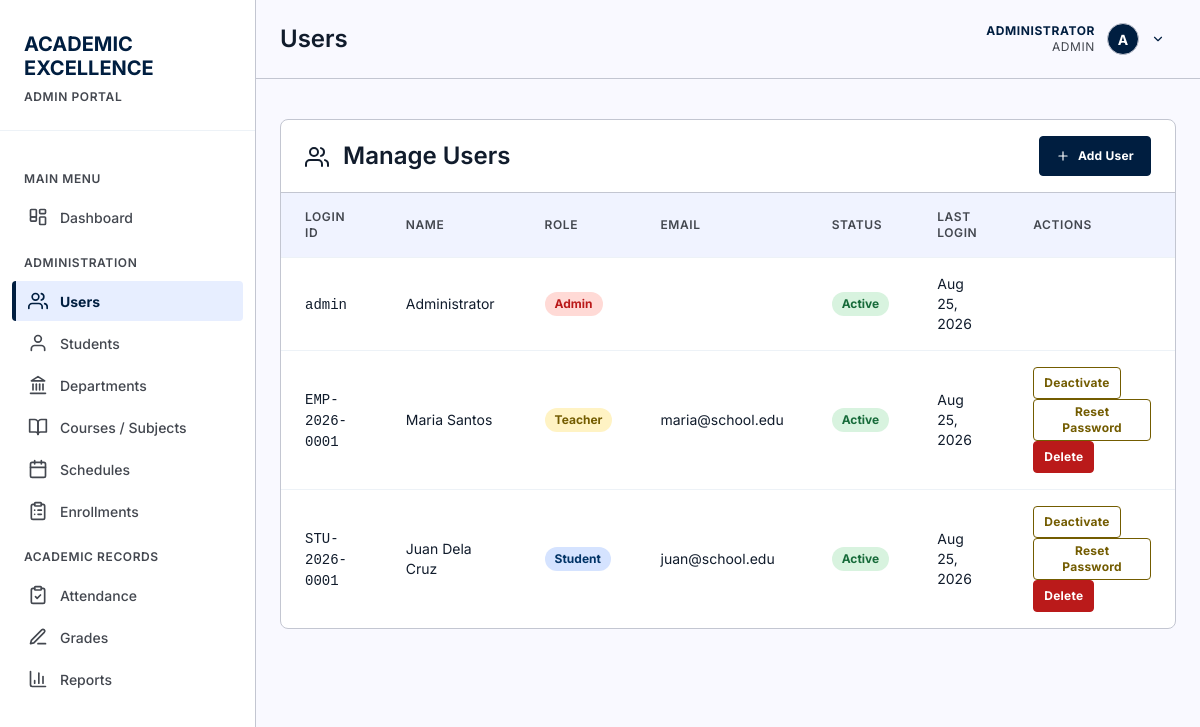
The app's page /pages/users.php (signed in), older data.
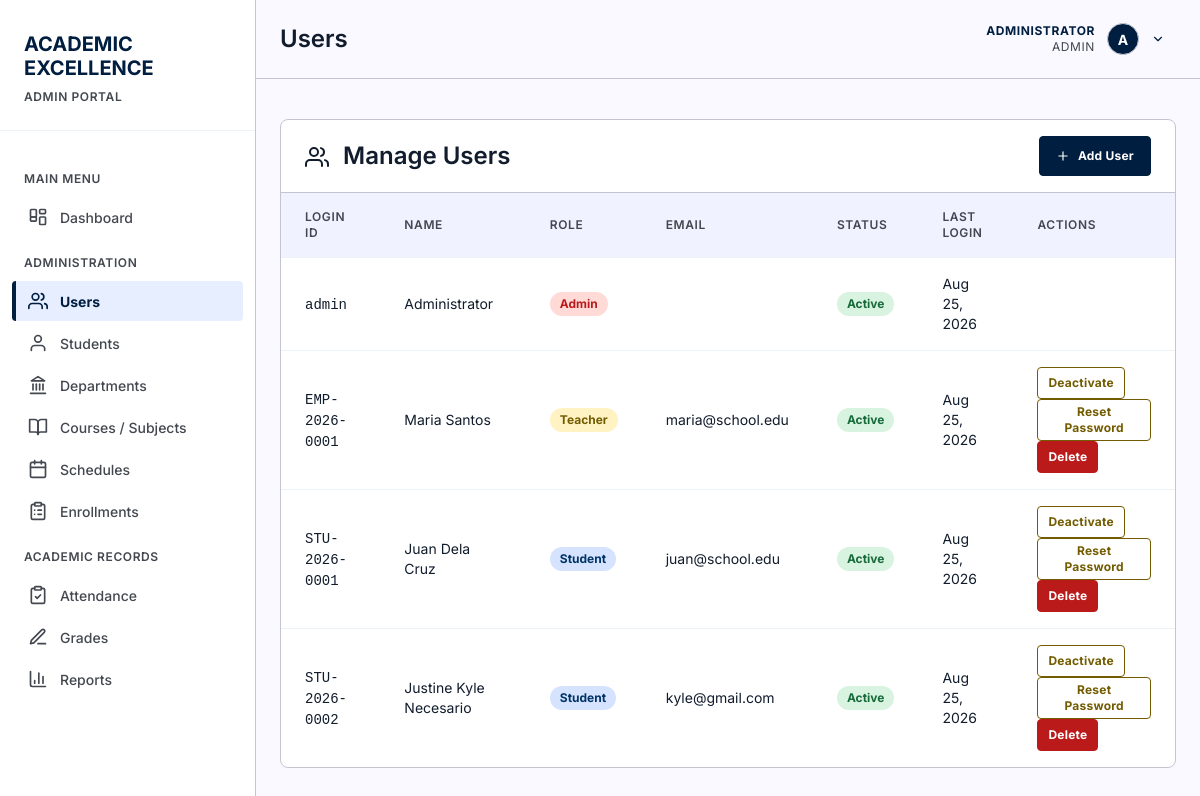
The same page, newer data.
### tables this page shows
CREATE TABLE "users" (
                    id INTEGER PRIMARY KEY AUTOINCREMENT,
                    username TEXT NOT NULL UNIQUE,
                    password TEXT NOT NULL,
                    full_name TEXT NOT NULL,
                    email TEXT UNIQUE,
                    role TEXT NOT NULL DEFAULT 'student' CHECK(role IN ('admin', 'instructor', 'student')),
                    is_active INTEGER NOT NULL DEFAULT 1 CHECK(is_active IN (0, 1)),
                    last_login_at DATETIME,
                    created_at DATETIME NOT NULL DEFAULT CURRENT_TIMESTAMP,
                    updated_at DATETIME NOT NULL DEFAULT CURRENT_TIMESTAMP
                );

### includes/auth.php (called while the page is built, shortened)
<?php
function currentUser() {
    static $user = false;
    if ($user === false) {
        $db = getDB();
        $stmt = $db->prepare("SELECT * FROM users WHERE id = :id AND is_active = 1");
        $stmt->execute([':id' => (int) $_SESSION['user_id']]);
        $user = $stmt->fetch() ?: null;
    }
    return $user;
}
function isLoggedIn() {
    return currentUser() !== null;
}
function requireLogin() {
    if (!isLoggedIn()) {
        header('Location: ' . baseUrl() . 'login.php');
        exit();
    }
}
function requireRole(...$roles) {
    requireLogin();
    $user = currentUser();
}
function roleLabel($role) {
    return [
        'admin'      => 'Admin',
        'instructor' => 'Teacher',
        'student'    => 'Student'
    ][$role] ?? ucfirst((string) $role);
}

### includes/functions.php (called while the page is built, shortened)
<?php
require_once __DIR__ . '/auth.php';
require_once __DIR__ . '/icons.php';
function formatDate($date) {
    return date('M d, Y', strtotime($date));
}

### pages/users.php (the view, shortened to what this page needs)
<?php
require_once '../includes/functions.php';
requireRole('admin');
$db = getDB();
$usersStmt = $db->query("
    SELECT u.*,
           COALESCE(s.student_id, i.employee_id, u.username) AS login_id,
           COALESCE(s.first_name || ' ' || s.last_name, i.first_name || ' ' || i.last_name, u.full_name) AS display_name
    FROM users u
    LEFT JOIN students s ON s.user_id = u.id
    LEFT JOIN instructors i ON i.user_id = u.id
    ORDER BY u.role, display_name
");
$allUsers = $usersStmt->fetchAll();
$pageTitle = 'Users';
include '../includes/header.php';
?>
<main>
    <div class="card">
        <div class="card-header" style="display: flex; justify-content: space-between; align-items: center;">
            <h2><?php echo icon('users', 24); ?> Manage Users</h2>
            <button class="btn btn-primary" onclick="document.getElementById('addUserModal').style.display='block'"><?php echo icon('plus', 14); ?> Add User</button>
        </div>
        <table>
            <thead>
                <tr>
                    <th>Login ID</th>
                    <th>Name</th>
                    <th>Role</th>
                    <th>Email</th>
                    <th>Status</th>
                    <th>Last Login</th>
                    <th>Actions</th>
                </tr>
            </thead>
            <tbody>
                <?php foreach ($allUsers as $u): ?>
                <tr>
                    <td data-label="Login ID"><code><?php echo htmlspecialchars($u['login_id']); ?></code></td>
                    <td data-label="Name"><?php echo htmlspecialchars($u['display_name']); ?></td>
                    <td data-label="Role">
                        <span class="grade-badge role-<?php echo $u['role']; ?>"><?php echo roleLabel($u['role']); ?></span>
                    </td>
                    <td data-label="Email"><?php echo htmlspecialchars($u['email'] ?? ''); ?></td>
                    <td data-label="Status">
                        <span class="attendance-badge status-<?php echo $u['is_active'] ? 'present' : 'absent'; ?>">
                            <?php echo $u['is_active'] ? 'Active' : 'Inactive'; ?>
                        </span>
                    </td>
                    <td data-label="Last Login"><?php echo $u['last_login_at'] ? formatDate($u['last_login_at']) : 'Never'; ?></td>
                    <td data-label="Actions">
                        <?php if ($u['role'] !== 'admin'): ?>
                        <form method="POST" style="display: inline;">
                            <button type="submit" class="btn btn-secondary btn-sm">
                                <?php echo $u['is_active'] ? 'Deactivate' : 'Activate'; ?>
                            </button>
                        </form>
                        <form method="POST" style="display: inline;">
                            <button type="submit" class="btn btn-secondary btn-sm">Reset Password</button>
                        </form>
                        <form method="POST" style="display: inline;" onsubmit="return confirm('Delete this user account?')">
                            <button type="submit" class="btn btn-danger btn-sm">Delete</button>
                        </form>
                        <?php endif; ?>
                    </td>
                </tr>
                <?php endforeach; ?>
            </tbody>
        </table>
    </div>
</main>
<?php include '../includes/footer.php'; ?>

### includes/header.php (shortened to what this page needs)
<?php
require_once __DIR__ . '/functions.php';
$currentPage = basename($_SERVER['PHP_SELF'], '.php');
$assetPrefix = $currentPage === 'index' ? '' : '../';
$user = currentUser();
$role = $user['role'];
$fullName = $user['full_name'];
$roleLabel = roleLabel($role);
$avatarLetter = strtoupper(substr($fullName, 0, 1));
?>
<!DOCTYPE html>
<html lang="en">
<head>
    <link rel="stylesheet" href="<?php echo $assetPrefix; ?>assets/css/style.css">
</head>
<body>
    <aside class="sidebar">
        <div class="sidebar-header">
            <h1>
                <span class="red">ACADEMIC</span><br>
                <span class="white">EXCELLENCE</span>
            </h1>
            <span class="portal-label"><?php echo strtoupper($roleLabel); ?> PORTAL</span>
        </div>
        <nav class="sidebar-menu">
            <div class="menu-category">Main Menu</div>
            <a href="<?php echo $assetPrefix; ?>index.php" class="menu-item <?php echo $currentPage === 'index' ? 'active' : ''; ?>">
                <span class="icon"><?php echo icon('dashboard'); ?></span>
                Dashboard
            </a>
            <?php if ($role === 'admin'): ?>
                <div class="menu-category">Administration</div>
                <a href="<?php echo $assetPrefix; ?>pages/users.php" class="menu-item <?php echo $currentPage === 'users' ? 'active' : ''; ?>">
                    <span class="icon"><?php echo icon('users'); ?></span>
                    Users
                </a>
                <a href="<?php echo $assetPrefix; ?>pages/students.php" class="menu-item <?php echo $currentPage === 'students' ? 'active' : ''; ?>">
                    <span class="icon"><?php echo icon('user'); ?></span>
                    Students
                </a>
                <a href="<?php echo $assetPrefix; ?>pages/departments.php" class="menu-item <?php echo $currentPage === 'departments' ? 'active' : ''; ?>">
                    <span class="icon"><?php echo icon('landmark'); ?></span>
                    Departments
                </a>
                <a href="<?php echo $assetPrefix; ?>pages/manage-subjects.php" class="menu-item <?php echo $currentPage === 'manage-subjects' ? 'active' : ''; ?>">
                    <span class="icon"><?php echo icon('book-open'); ?></span>
                    Courses / Subjects
                </a>
                <a href="<?php echo $assetPrefix; ?>pages/schedules.php" class="menu-item <?php echo $currentPage === 'schedules' ? 'active' : ''; ?>">
                    <span class="icon"><?php echo icon('calendar'); ?></span>
                    Schedules
                </a>
                <a href="<?php echo $assetPrefix; ?>pages/enrollments.php" class="menu-item <?php echo $currentPage === 'enrollments' ? 'active' : ''; ?>">
                    <span class="icon"><?php echo icon('clipboard-list'); ?></span>
                    Enrollments
                </a>
                <div class="menu-category">Academic Records</div>
                <a href="<?php echo $assetPrefix; ?>pages/attendance.php" class="menu-item <?php echo $currentPage === 'attendance' ? 'active' : ''; ?>">
                    <span class="icon"><?php echo icon('clipboard-check'); ?></span>
                    Attendance
                </a>
                <a href="<?php echo $assetPrefix; ?>pages/grades.php" class="menu-item <?php echo $currentPage === 'grades' ? 'active' : ''; ?>">
                    <span class="icon"><?php echo icon('pen-line'); ?></span>
                    Grades
                </a>
                <a href="<?php echo $assetPrefix; ?>pages/reports.php" class="menu-item <?php echo $currentPage === 'reports' ? 'active' : ''; ?>">
                    <span class="icon"><?php echo icon('bar-chart'); ?></span>
                    Reports
                </a>
            <?php endif; ?>
        </nav>
    </aside>
    <div class="main-content">
        <header class="top-header">
            <h1 class="page-title"><?php echo $pageTitle ?? 'Dashboard'; ?></h1>
            <div class="user-info">
                <div class="user-menu">
                    <button class="user-menu-toggle" type="button" aria-haspopup="true" aria-expanded="false">
                        <div class="user-meta">
                            <span class="user-name"><?php echo htmlspecialchars($fullName); ?></span>
                            <span class="user-role"><?php echo $roleLabel; ?></span>
                        </div>
                        <div class="user-avatar"><?php echo $avatarLetter; ?></div>
                        <?php echo icon('chevron-down', 14); ?>
                    </button>
                </div>
            </div>
        </header>
        <div class="page-content">

### includes/icons.php (shortened to what this page needs)
<?php
function icon($name, $size = 20) {
    return '<svg xmlns="http://www.w3.org/2000/svg" width="' . $size . '" height="' . $size
        . '" viewBox="0 0 24 24" fill="none" stroke="currentColor" stroke-width="2"'
        . ' stroke-linecap="round" stroke-linejoin="round" aria-hidden="true">'
        . $icons[$name] . '</svg>';
}

### includes/footer.php (shortened to what this page needs)
        </div>
    </div>
</body>
</html>

Row changes from the older to the newer data that the page shows:
added users: login_id "STU-2026-0002", display_name "Justine Kyle Necesario", role "Student", email "kyle@gmail.com", is_active "Active", last_login_at "Aug 25, 2026"
